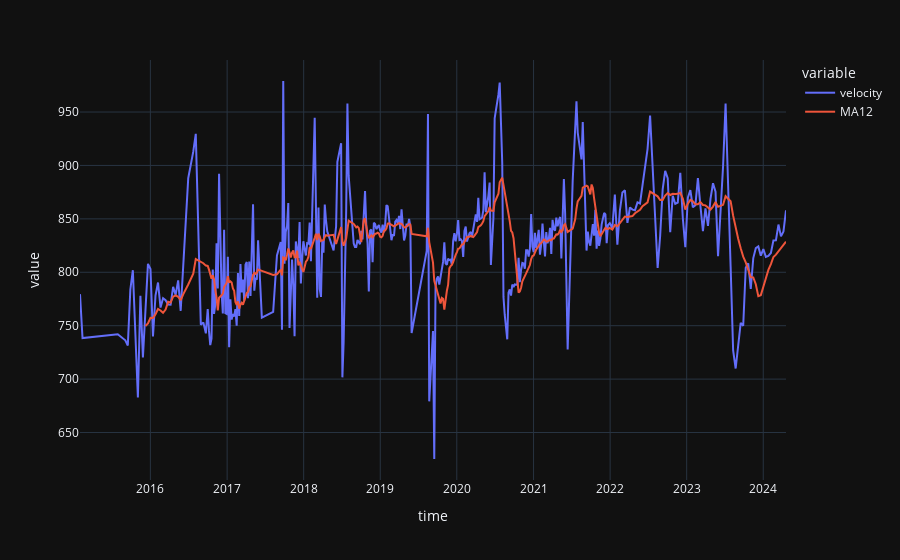

Notebook source saved alongside this figure:
### Markdown cell above
Create a monthly rolling average of the data to plot with the velocity data.

### Code cell
# create 12 month moving average
df.rename(columns={'VelocitySeries': 'velocity'}, inplace=True)
df['MA12'] = df['velocity'].rolling(12).mean()

# plot the data and monthly average
fig = px.line(df, x="time", y=["velocity", "MA12"], template = 'plotly_dark')
fig.show()

### Figure 1 — Plotly figure (JSON) as saved in the notebook; plotly's stock layout.template omitted (floating-point values rounded to 4 significant figures; data arrays with more than 128 entries replaced by an {"elided": "..."} marker saying what was removed)
{"data": [{"hovertemplate": "variable=velocity<br>time=%{x}<br>value=%{y}<extra></extra>", "legendgroup": "velocity", "line": {"color": "#636efa", "dash": "solid"}, "marker": {"symbol": "circle"}, "mode": "lines", "name": "velocity", "orientation": "v", "showlegend": true, "type": "scatter", "x": {"elided": "364 str values"}, "xaxis": "x", "y": {"elided": "364 float values"}, "yaxis": "y"}, {"hovertemplate": "variable=MA12<br>time=%{x}<br>value=%{y}<extra></extra>", "legendgroup": "MA12", "line": {"color": "#EF553B", "dash": "solid"}, "marker": {"symbol": "circle"}, "mode": "lines", "name": "MA12", "orientation": "v", "showlegend": true, "type": "scatter", "x": {"elided": "364 str values"}, "xaxis": "x", "y": {"elided": "364 float values"}, "yaxis": "y"}], "layout": {"legend": {"title": {"text": "variable"}, "tracegroupgap": 0}, "margin": {"t": 60}, "xaxis": {"anchor": "y", "domain": [0, 1], "title": {"text": "time"}}, "yaxis": {"anchor": "x", "domain": [0, 1], "title": {"text": "value"}}}}
